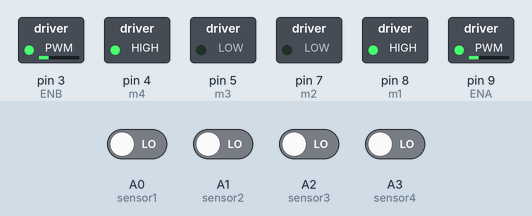
This sketch was run on a simulated Arduino Uno, built with avr-gcc and run on an emulated ATmega328P. On the bench: switched loads named in the sketch (green lamp = pin HIGH). The test bench sets the inputs (shaded band); at power-on: A0 (sensor1), A1 (sensor2), A2 (sensor3), A3 (sensor4) LOW. What the sketch prints to the serial monitor is not drawn.

Above: at 2.7 s.
2.8 s: A1 (sensor2) driven HIGH and A2 (sensor3) driven HIGH
At 3.6 s:
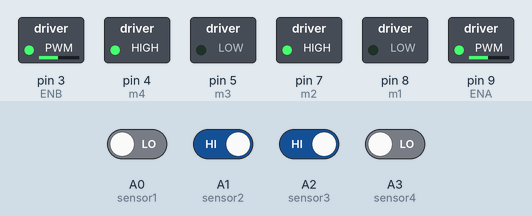
4.5 s: A3 (sensor4) driven HIGH
At 4.7 s:
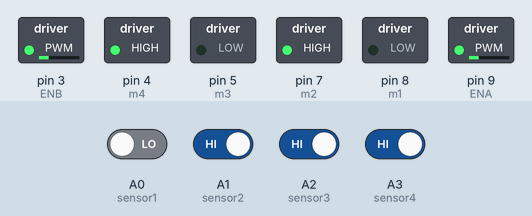
7.5 s: A1 (sensor2) driven LOW
At 8.7 s:
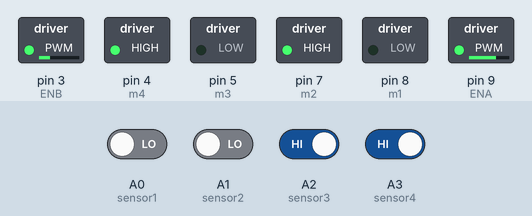
9.0 s: A2 (sensor3) driven LOW
At 9.8 s:
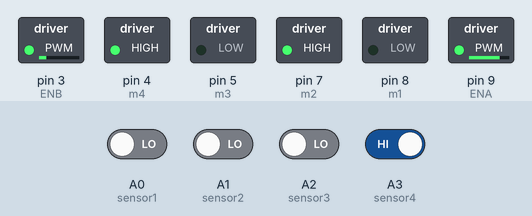
10.5 s: A3 (sensor4) driven LOW
At 10.9 s:
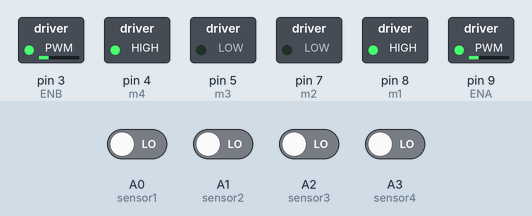
Timing chart, 0 to 13.0 s (numbered marks = the images above; inputs shaded):
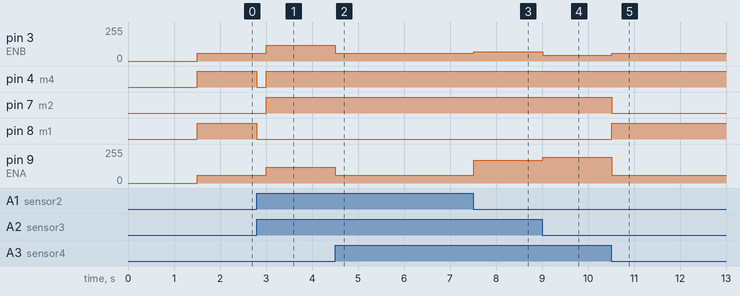

Measured:
- after the input at 2.8 s, pin 3 (ENB), pin 9 (ENA): 60/255 → 120/255 after 0.20 s; pin 4 (m4): HIGH → LOW at once, → HIGH 0.20 s later; pin 7 (m2): LOW → HIGH after 0.20 s; pin 8 (m1): HIGH → LOW at once
- after the input at 4.5 s, pin 3 (ENB), pin 9 (ENA): 120/255 → 60/255 at once
- after the input at 7.5 s, pin 3 (ENB): 60/255 → 70/255 at once; pin 9 (ENA): 60/255 → 170/255 at once
- after the input at 9.0 s, pin 3 (ENB): 70/255 → 45/255 at once; pin 9 (ENA): 170/255 → 195/255 at once
- after the input at 10.5 s, pin 3 (ENB): 45/255 → 60/255 at once; pin 7 (m2): HIGH → LOW at once; pin 8 (m1): LOW → HIGH at once; pin 9 (ENA): 195/255 → 60/255 at once

The sketch:

Line_Follower_Robot.ino
```cpp
int sensor1 = A0;
int sensor2 = A1;
int sensor3 = A2;
int sensor4 = A3;

int sensor[4] = {0, 0, 0, 0};

int ENA = 9;
int m1 = 8; //right
int m2 = 7;
int m3 = 5;   //left
int m4 = 4;
int ENB = 3;

int initial_motor_speed = 120;

float Kp = 25;
float Ki = 0;
float Kd = 15;

float error = 0, P = 0, I = 0, D = 0, PID_value = 0;
float previous_error = 0, previous_I = 0;

int flag = 0;

void setup()
{
  pinMode(sensor1, INPUT);
  pinMode(sensor2, INPUT);
  pinMode(sensor3, INPUT);
  pinMode(sensor4, INPUT);


  pinMode(m1, OUTPUT);
  pinMode(m2, OUTPUT);
  pinMode(m3, OUTPUT);
  pinMode(m4, OUTPUT);
  pinMode(ENA, OUTPUT);
  pinMode(ENB, OUTPUT);

  Serial.begin(9600);
  delay(500);
  Serial.println("Start");
  delay(1000);
}
void loop()
{
  read();
  Serial.print(error);
  if (error == 100) {               // Make left turn untill it detects straight path

    do {
      read();
      analogWrite(ENA, 60);
      analogWrite(ENB, 60);
      sharpLeftTurn();
    } while (error != 0);

  } else if (error == 101) {          // Make right turn in case of it detects only right path (it will go into forward direction in case of straight and right "|--")
                                      // untill it detects straight path.
    analogWrite(ENA, 60);
    analogWrite(ENB, 60);
    forward();
    delay(200);
    stop();
    read();
    if (error == 102) {
      do {
        analogWrite(ENA, 60);
        analogWrite(ENB, 60);
        sharpRightTurn();
        read();
      } while (error != 0);
    }
  } else if (error == 102) {        // Make left turn untill it detects straight path

    do {
      analogWrite(ENA, 60);
      analogWrite(ENB, 60);
      sharpLeftTurn();
      read();
      if (error == 0) {
        stop();
        delay(200);
      }
    } while (error != 0);
  } else if (error == 103) {        // Make left turn untill it detects straight path or stop if dead end reached.
    if (flag == 0) {
      analogWrite(ENA, 60); //Left Motor Speed
      analogWrite(ENB, 60); //Right Motor Speed
      forward();
      delay(200);
      stop();
      read();
      if (error == 103) {     /**** Dead End Reached, Stop! ****/
        stop();
        flag = 1;
      } else {        /**** Move Left ****/
        analogWrite(ENA, 60); //Left Motor Speed
        analogWrite(ENB, 60); //Right Motor Speed
        sharpLeftTurn();
        delay(200);
        do {
          //Serial.print("\t");
          //Serial.println("Left Here");
          read();
          analogWrite(ENA, 60); //Left Motor Speed
          analogWrite(ENB, 60); //Right Motor Speed
          sharpLeftTurn();
        } while (error != 0);
      }
    }
  } else {
    calculate_pid();
    motor_control();
  }
}

void read()
{
  sensor[0] = digitalRead(sensor1);
  sensor[1] = digitalRead(sensor2);
  sensor[2] = digitalRead(sensor3);
  sensor[3] = digitalRead(sensor4);

  if ((sensor[0] == 1) && (sensor[1] == 0) && (sensor[2] == 0) && (sensor[3] == 0))
    error = 3;
  else if ((sensor[0] == 1) && (sensor[1] == 1) && (sensor[2] == 0) && (sensor[3] == 0))
    error = 2;
  else if ((sensor[0] == 0) && (sensor[1] == 1) && (sensor[2] == 0) && (sensor[3] == 0))
    error = 1;
  else if ((sensor[0] == 0) && (sensor[1] == 1) && (sensor[2] == 1) && (sensor[3] == 0))
    error = 0;
  else if ((sensor[0] == 0) && (sensor[1] == 0) && (sensor[2] == 1) && (sensor[3] == 0))
    error = -1;
  else if ((sensor[0] == 0) && (sensor[1] == 0) && (sensor[2] == 1) && (sensor[3] == 1))
    error = -2;
  else if ((sensor[0] == 0) && (sensor[1] == 0) && (sensor[2] == 0) && (sensor[3] == 1))
    error = -3;
  else if ((sensor[0] == 1) && (sensor[1] == 1) && (sensor[2] == 1) && (sensor[3] == 0)) // Turn robot left side
    error = 100;
  else if ((sensor[0] == 0) && (sensor[1] == 1) && (sensor[2] == 1) && (sensor[3] == 1)) // Turn robot right side
    error = 101;
  else if ((sensor[0] == 0) && (sensor[1] == 0) && (sensor[2] == 0) && (sensor[3] == 0)) // Make U turn
    error = 102;
  else if ((sensor[0] == 1) && (sensor[1] == 1) && (sensor[2] == 1) && (sensor[3] == 1)) // Turn left side or stop   go forward if all black then stop , go forward no black turn left
    error = 103;
}

void calculate_pid()
{
  P = error;
  I = I + previous_I;
  D = error - previous_error;

  PID_value = (Kp * P) + (Ki * I) + (Kd * D);

  previous_I = I;
  previous_error = error;
}

void motor_control()
{
  // Calculating the effective motor speed:
  int left_motor_speed = initial_motor_speed - PID_value;
  int right_motor_speed = initial_motor_speed + PID_value;

  left_motor_speed = constrain(left_motor_speed, 0, 255);
  right_motor_speed = constrain(right_motor_speed, 0, 255);


  analogWrite(ENA, left_motor_speed);
  analogWrite(ENB, right_motor_speed);

  //following lines of code are to make the bot move forward
  forward();
}

void forward()
{

  digitalWrite(m1, LOW);
  digitalWrite(m2, HIGH);
  digitalWrite(m3, LOW);
  digitalWrite(m4, HIGH);
}
void reverse()
{

  digitalWrite(m1, HIGH);
  digitalWrite(m2, LOW);
  digitalWrite(m3, HIGH);
  digitalWrite(m4, LOW);
}
void right()
{
  digitalWrite(m1, LOW);
  digitalWrite(m2, HIGH);
  digitalWrite(m3, LOW);
  digitalWrite(m4, LOW);
}
void left()
{
  digitalWrite(m1, LOW);
  digitalWrite(m2, LOW);
  digitalWrite(m3, LOW);
  digitalWrite(m4, HIGH);
}
void sharpRightTurn()
{
  digitalWrite(m1, LOW);
  digitalWrite(m2, HIGH);
  digitalWrite(m3, HIGH);
  digitalWrite(m4, LOW);
}
void sharpLeftTurn()
{
  digitalWrite(m1, HIGH);
  digitalWrite(m2, LOW);
  digitalWrite(m3, LOW);
  digitalWrite(m4, HIGH);
}
void stop()
{
  digitalWrite(m1, LOW);
  digitalWrite(m2, LOW);
  digitalWrite(m3, LOW);
  digitalWrite(m4, LOW);
}
```
